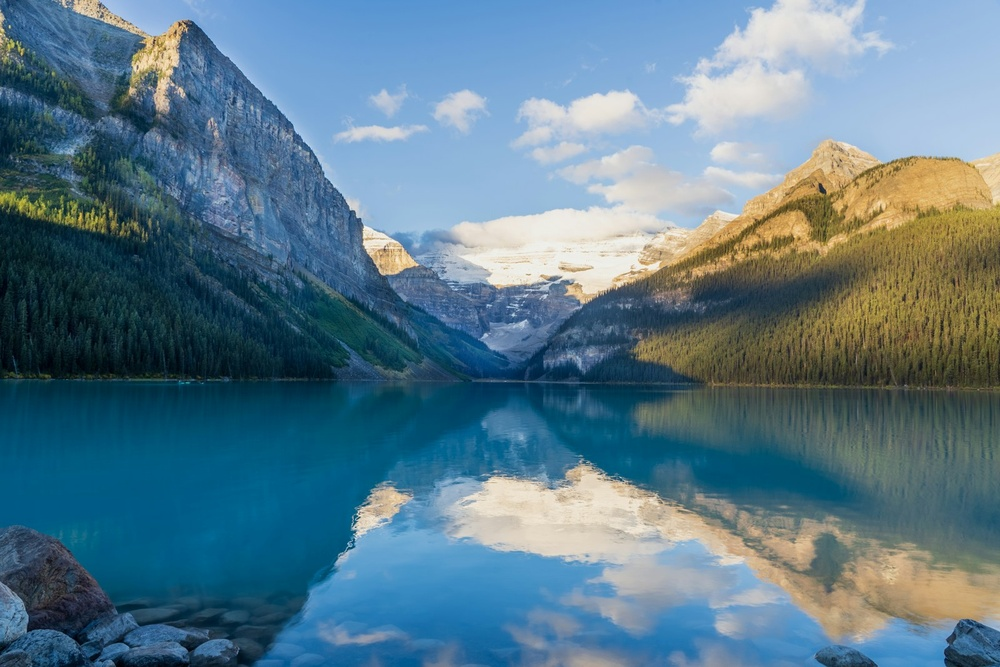
#> input picture assets/exemple/original.jpg, 1000 x 667 px, shrunk from 1600 x 1067 before the run
$ python -i image_processor.py   (imports and definitions only)   (older library calls are emulated)
#> lines starting #> are read from the running program, lines starting #| are printed output that depends on the picture
"""Pipeline aplicado a cada imagem: escala de cinza -> blur gaussiano -> bordas (Sobel).

E a mesma funcao nas versoes sequencial e paralela; elas so diferem em como
distribuem as imagens. Por isso a comparacao de tempo e justa.
- A saida depende so dos pixels da propria imagem: as partes sao independentes
  e podem rodar ao mesmo tempo (condicao 1 da Ficha A).
- E deterministica: a mesma entrada gera os mesmos bytes, o que permite verificar
  a versao paralela contra a sequencial byte a byte (condicao 3).
- E calculo puro sobre pixels (limitado por processador), o que justifica usar
  processos em vez de threads (Ficha B).
"""

from pathlib import Path

import cv2
import numpy as np


def process_image(image_path: Path, output_path: Path) -> None:
#> called with image_path = '../../assets/exemple/original.jpg', output_path = 'out.png'
    image = cv2.imread(str(image_path), cv2.IMREAD_COLOR)
#> image is the input picture: shape (667, 1000, 3); mean B, G, R 139.1, 122.7, 90.7
    if image is None:
        raise ValueError(f"Nao foi possivel ler a imagem: {image_path}")

    gray = cv2.cvtColor(image, cv2.COLOR_BGR2GRAY)
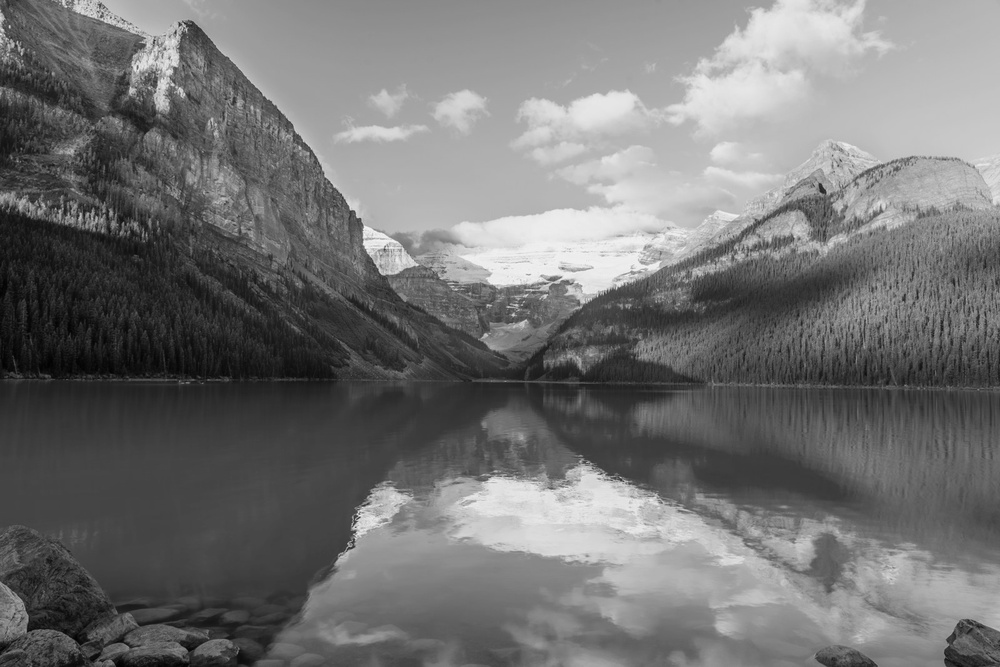
#> gray: shape (667, 1000); min 1, max 246, mean 115
    blurred = cv2.GaussianBlur(gray, (5, 5), sigmaX=0)

    sobel_x = cv2.Sobel(blurred, cv2.CV_64F, 1, 0, ksize=3)
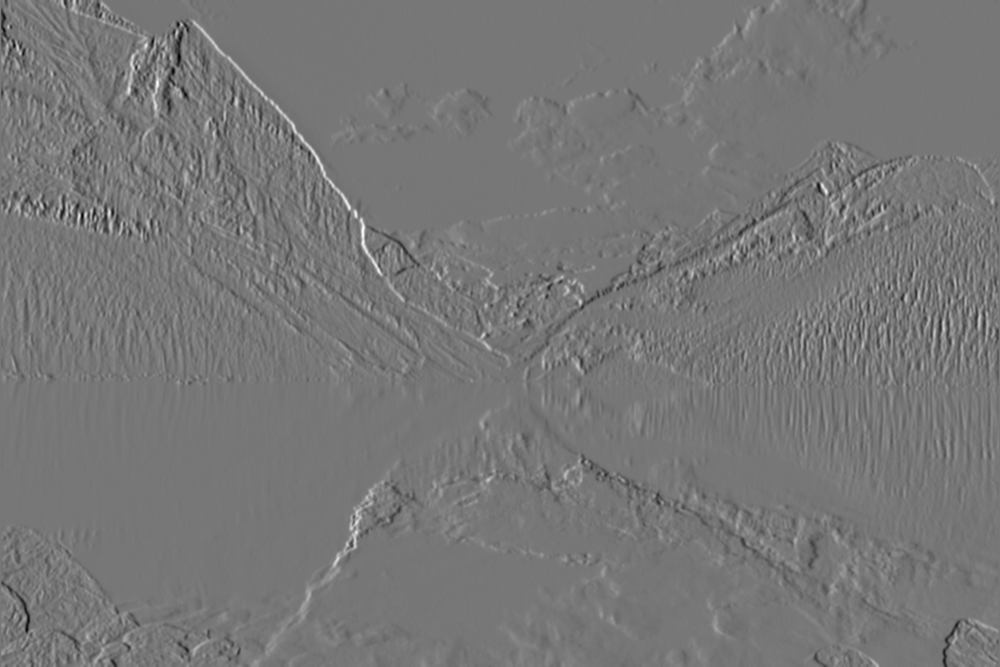
#> sobel_x: shape (667, 1000) float64; min -289, max 329, mean 0.5; drawn with min black and max white
    sobel_y = cv2.Sobel(blurred, cv2.CV_64F, 0, 1, ksize=3)
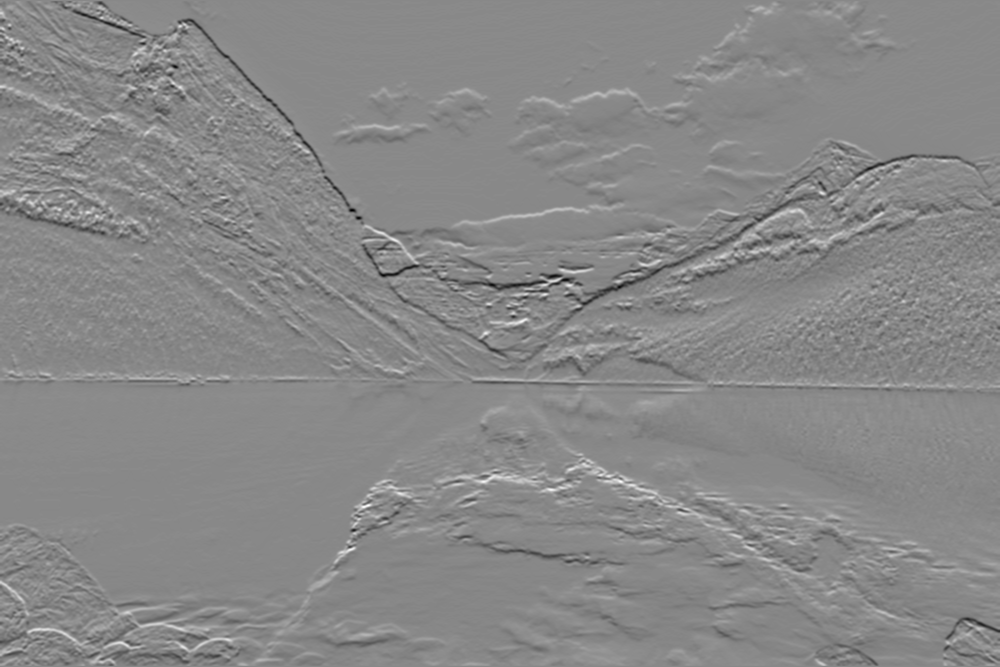
#> sobel_y: shape (667, 1000) float64; min -318, max 275, mean -0.8; drawn with min black and max white
    magnitude = cv2.magnitude(sobel_x, sobel_y)
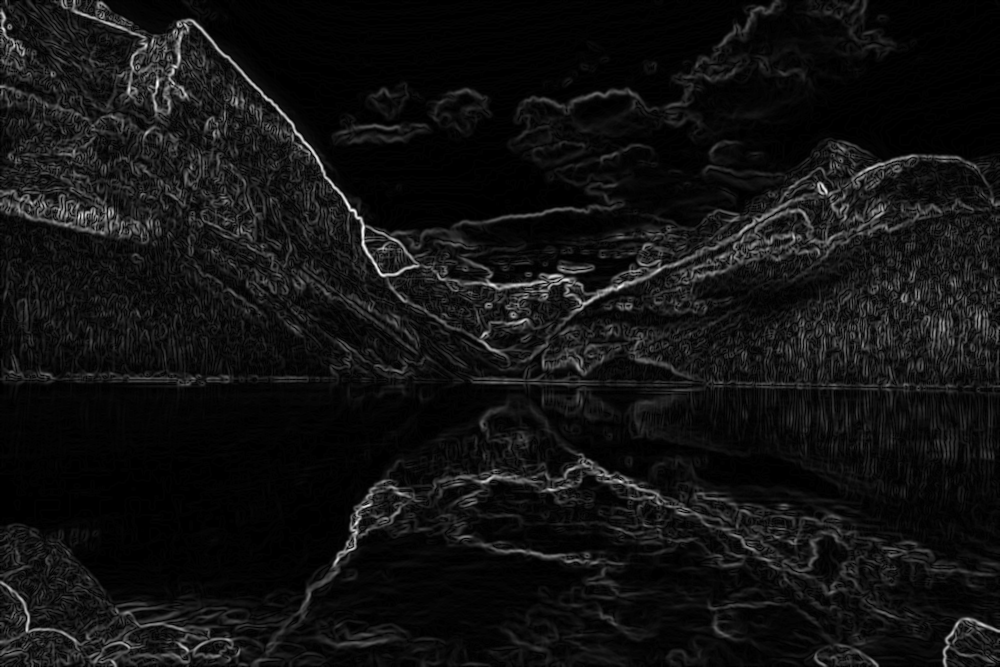
#> magnitude: shape (667, 1000) float64; min 0, max 330.7, mean 23.7; drawn with min black and max white
    edges = np.clip(magnitude, 0, 255).astype(np.uint8)
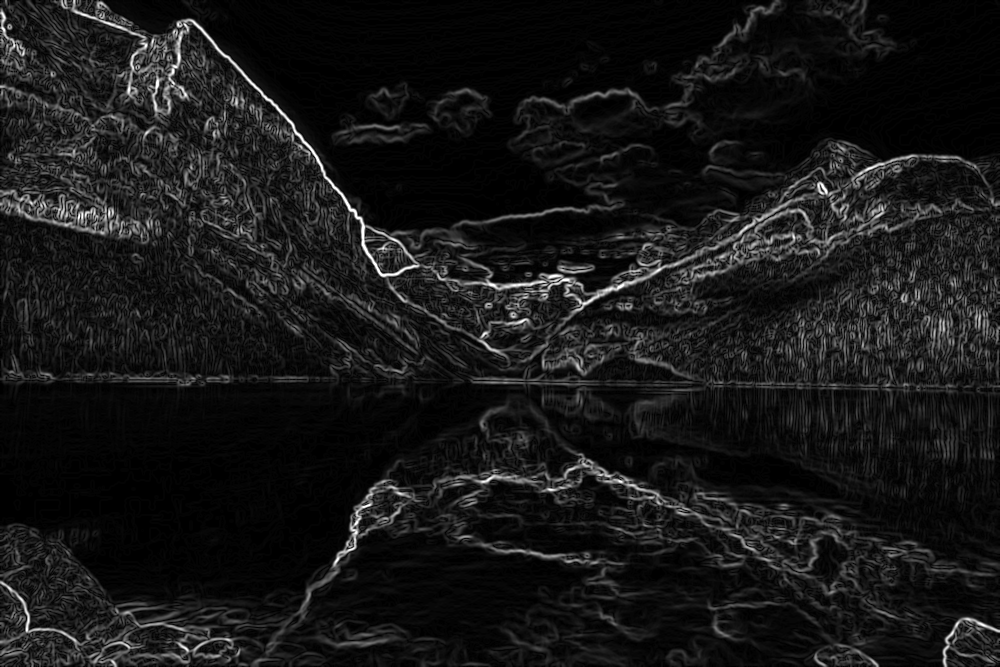
#> edges: shape (667, 1000); min 0, max 255, mean 23.4

    if not cv2.imwrite(str(output_path), edges):
        raise OSError(f"Nao foi possivel gravar a imagem: {output_path}")


def output_filename(image_path: Path) -> str:
    return f"{image_path.stem}.png"

>>> result = process_image('../../assets/exemple/original.jpg', 'out.png')
